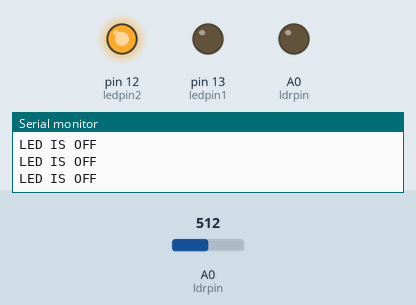
Bench run of a sketch on a simulated Arduino Uno, built with avr-gcc and run on an emulated ATmega328P. Parts: output pins drawn as LEDs (lit = HIGH), the last lines printed to the serial monitor. Inputs (shaded band) come from the test bench; at power-on: A0 (ldrpin) = 512.

Above: at 1.2 s.
1.3 s: A0 (ldrpin) set to 317
4.3 s: A0 (ldrpin) set to 284
At 5.2 s:
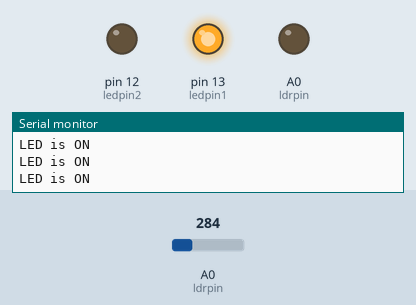
5.8 s: A0 (ldrpin) set to 306
At 6.5 s:
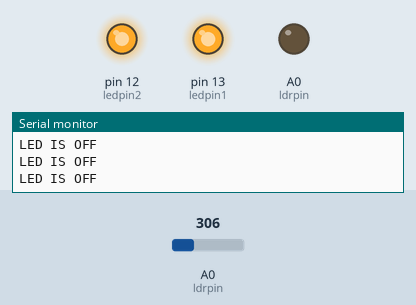
8.8 s: A0 (ldrpin) set to 290
At 10.3 s:
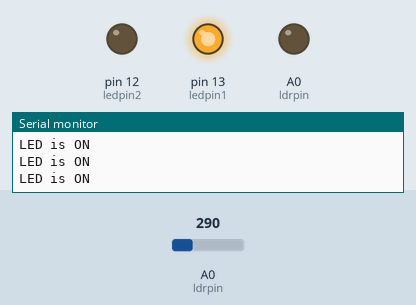
Timing chart, 0 to 11.3 s (numbered marks = the images above; inputs shaded):
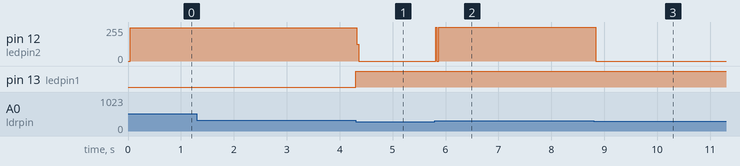

The sketch:

coding_for_beee_project.ino
```cpp
const int ledpin1 = 13;
const int ledpin2 = 12;
const int ldrpin = A0;


void setup()
{

  Serial.begin(9600);
  pinMode(ledpin1, OUTPUT);
  pinMode(ledpin2, OUTPUT);
   pinMode(ldrpin, OUTPUT);

}

void loop()
{
  int ldrstatus = analogRead(ldrpin);
  if (ldrstatus <=300)
  {
  digitalWrite(ledpin1, HIGH);
  Serial.println("LED is ON");
   digitalWrite(ledpin2,LOW);
  }
  else
  {
  digitalWrite(ledpin2, HIGH);
    Serial.println("LED IS OFF");
    digitalWrite(ledpin2,LOW);
  }
}
```

Measured:
- the behaviour switches between 301 and 300 on A0 (ldrpin) (found by bisection; images 0 and 1)
- after the input at 4.3 s, pin 12 (ledpin2): 251/255 → 0/255 at once; pin 13 (ledpin1): LOW → HIGH at once
- after the input at 5.8 s, pin 12 (ledpin2): 0/255 → 253/255 at once
- after the input at 8.8 s, pin 12 (ledpin2): 253/255 → 0/255 at once
